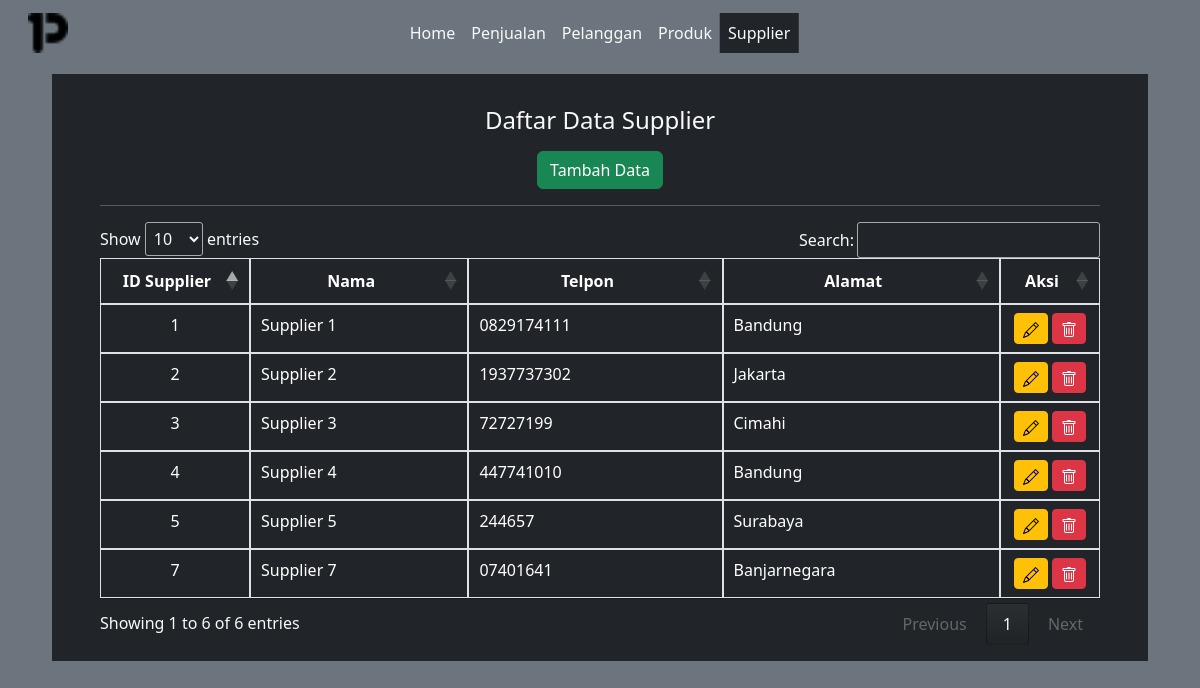
The page /sesi29/supplier.php on the database its author committed.
### tables this page shows
CREATE TABLE `supplier` (
  `id` int(11) UNSIGNED NOT NULL,
  `nama` varchar(100) NOT NULL,
  `telpon` varchar(12) NOT NULL,
  `alamat` text NOT NULL
);

### sesi29/supplier.php (the view, shortened to what this page needs)
<?php
include("connection.php");
$suppliers = mysqli_query($connection, "SELECT * FROM supplier;");
?>
<!DOCTYPE html>
<html lang="en">
<head>
    <link href="https://cdn.jsdelivr.net/npm/bootstrap@5.2.3/dist/css/bootstrap.min.css" rel="stylesheet">
</head>
<body class="bg-secondary text-light">
    <div class="container-fluid">
        <nav class="navbar sticky-top navbar-expand-lg bg-secondary position-relative">
            <a class="navbar-brand px-3" href="#">
                <img src="letter-p.png" alt="Bootstrap" width="40" height="40">
            </a>
            <div class="collapse navbar-collapse position-absolute top-50 start-50 translate-middle" id="navbarSupportedContent">
                <ul class="navbar-nav me-auto mb-2 mb-lg-0">
                    <li class="nav-item">
                        <a class="nav-link text-light" aria-current="page" href="index.php">Home</a>
                    </li>
                    <li class="nav-item">
                        <a class="nav-link text-light" aria-current="page" href="penjualan.php">Penjualan</a>
                    </li>
                    <li class="nav-item">
                        <a class="nav-link text-light" aria-current="page" href="pelanggan.php">Pelanggan</a>
                    </li>
                    <li class="nav-item">
                        <a class="nav-link text-light" aria-current="page" href="produk.php">Produk</a>
                    </li>
                    <li class="nav-item">
                        <a class="nav-link active bg-dark text-light" aria-current="page" href="supplier.php">Supplier</a>
                    </li>
                </ul>
            </div>
        </nav>
        <div class="position-absolute top-10 start-50 translate-middle-x my-2 py-3 px-5 bg-dark">
            <h4 class="text-center m-3">Daftar Data Supplier</h4>
            <div class="text-center">
                <a href="add_data/add_supplier.php" class="btn btn-success">Tambah Data</a>
            </div>
            <hr>
            <table id="table_supplier" class="table table-responsive table-dark table-hover" style="width: 1000px;">
                <thead>
                    <tr class="">
                        <th class="border text-center" width="15%">ID Supplier</th>
                        <th class="border text-center">Nama</th>
                        <th class="border text-center">Telpon</th>
                        <th class="border text-center">Alamat</th>
                        <th class="border text-center" width="10%">Aksi</th>
                    </tr>
                </thead>
                <tbody>
                    <?php foreach ($suppliers as $key => $supplier) { ?>
                        <tr class="border">
                            <td class="border text-center"><?php echo $supplier['id'] ?></td>
                            <td class="border"><?php echo $supplier['nama'] ?></td>
                            <td class="border"><?php echo $supplier['telpon'] ?></td>
                            <td class="border"><?php echo $supplier['alamat'] ?></td>
                            <td class="border text-center">
                                <a href="edit_data/edit_supplier.php?id=<?php echo $supplier['id'] ?>" class="btn btn-warning btn-sm">
                                </a>
                                <a href="proses_delete/delete_data_supplier.php?id=<?php echo $supplier['id'] ?>" class="btn btn-danger btn-sm" onclick="return confirm('Are you sure you want to delete this item?');">
                                </a>
                            </td>
                        </tr>
                    <?php } ?>
                </tbody>
            </table>
        </div>
    </div>
    <link rel="stylesheet" href="https://cdn.datatables.net/1.13.7/css/jquery.dataTables.css" />
</body>
</html>

### rows shown on the page
supplier: id "1", nama "Supplier 1", telpon "0829174111", alamat "Bandung"
supplier: id "2", nama "Supplier 2", telpon "1937737302", alamat "Jakarta"
supplier: id "3", nama "Supplier 3", telpon "72727199", alamat "Cimahi"
supplier: id "4", nama "Supplier 4", telpon "447741010", alamat "Bandung"
supplier: id "5", nama "Supplier 5", telpon "244657", alamat "Surabaya"
supplier: id "7", nama "Supplier 7", telpon "07401641", alamat "Banjarnegara"
